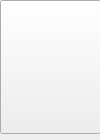
<?xml version="1.0" encoding="UTF-8"?>
<ui version="4.0">
 <class>LaunchGameButton</class>
 <widget class="QWidget" name="LaunchGameButton">
  <property name="geometry">
   <rect>
    <x>0</x>
    <y>0</y>
    <width>100</width>
    <height>140</height>
   </rect>
  </property>
  <property name="sizePolicy">
   <sizepolicy hsizetype="Expanding" vsizetype="Expanding">
    <horstretch>0</horstretch>
    <verstretch>0</verstretch>
   </sizepolicy>
  </property>
  <property name="minimumSize">
   <size>
    <width>100</width>
    <height>140</height>
   </size>
  </property>
  <property name="maximumSize">
   <size>
    <width>100</width>
    <height>140</height>
   </size>
  </property>
  <property name="sizeIncrement">
   <size>
    <width>0</width>
    <height>0</height>
   </size>
  </property>
  <property name="baseSize">
   <size>
    <width>102</width>
    <height>142</height>
   </size>
  </property>
  <property name="windowTitle">
   <string>Form</string>
  </property>
  <widget class="QWidget" name="layoutWidget">
   <property name="geometry">
    <rect>
     <x>0</x>
     <y>0</y>
     <width>101</width>
     <height>161</height>
    </rect>
   </property>
   <layout class="QVBoxLayout" name="vlayout">
    <item>
     <widget class="QPushButton" name="pushButton">
      <property name="sizePolicy">
       <sizepolicy hsizetype="Expanding" vsizetype="Expanding">
        <horstretch>0</horstretch>
        <verstretch>0</verstretch>
       </sizepolicy>
      </property>
      <property name="text">
       <string/>
      </property>
     </widget>
    </item>
    <item>
     <widget class="QToolButton" name="toolButton">
      <property name="sizePolicy">
       <sizepolicy hsizetype="Expanding" vsizetype="Fixed">
        <horstretch>0</horstretch>
        <verstretch>0</verstretch>
       </sizepolicy>
      </property>
      <property name="text">
       <string>...</string>
      </property>
     </widget>
    </item>
   </layout>
  </widget>
 </widget>
 <resources/>
 <connections>
  <connection>
   <sender>pushButton</sender>
   <signal>clicked()</signal>
   <receiver>LaunchGameButton</receiver>
   <slot>launch_game()</slot>
   <hints>
    <hint type="sourcelabel">
     <x>50</x>
     <y>65</y>
    </hint>
    <hint type="destinationlabel">
     <x>50</x>
     <y>80</y>
    </hint>
   </hints>
  </connection>
 </connections>
 <slots>
  <slot>launch_game()</slot>
 </slots>
</ui>
